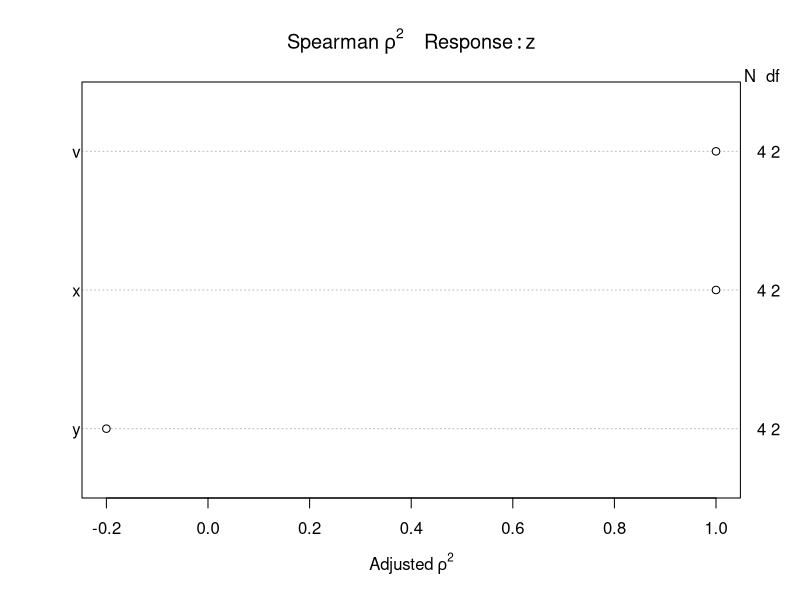

Recreate this plot in R.
library(Hmisc)


### Name: biVar
### Title: Bivariate Summaries Computed Separately by a Series of
###   Predictors
### Aliases: biVar print.biVar plot.biVar spearman2 spearman2.default
###   spearman2.formula spearman spearman.test chiSquare
### Keywords: nonparametric htest category

### ** Examples

x <- c(-2, -1, 0, 1, 2)
y <- c(4,   1, 0, 1, 4)
z <- c(1,   2, 3, 4, NA)
v <- c(1,   2, 3, 4, 5)

spearman2(x, y)
plot(spearman2(z ~ x + y + v, p=2))

f <- chiSquare(z ~ x + y + v)
f
